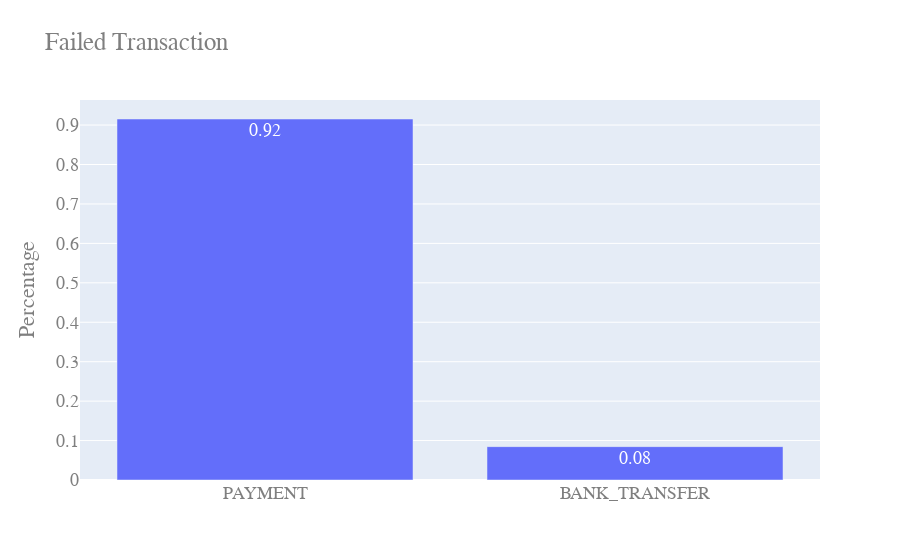

The cell this chart's notebook holds for it:
### Code cell
import plotly.graph_objects as go

# pers = actn_per(uniq_actn)


fig = go.Figure([go.Bar(x=labels, y=(values),text=values.round(decimals=2),textposition='auto')])
fig.update_layout(
    title="Failed Transaction",
    
    yaxis_title="Percentage",
    font=dict(
        family="Courier New, monospace",
        size=18,
        color="#7f7f7f"
    )
)

fig.show()

### Figure 1 — Plotly figure (JSON) as saved in the notebook; plotly's stock layout.template omitted (floating-point values rounded to 4 significant figures)
{"data": [{"text": [0.92, 0.08], "textposition": "auto", "type": "bar", "x": ["PAYMENT", "BANK_TRANSFER"], "y": [0.9154, 0.08462]}], "layout": {"font": {"color": "#7f7f7f", "family": "Courier New, monospace", "size": 18}, "title": {"text": "Failed Transaction"}, "yaxis": {"title": {"text": "Percentage"}}}}
